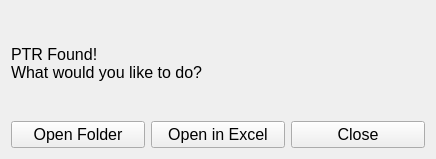
<?xml version="1.0" encoding="UTF-8"?>
<ui version="4.0">
 <class>SearchResults</class>
 <widget class="QWidget" name="SearchResults">
  <property name="geometry">
   <rect>
    <x>0</x>
    <y>0</y>
    <width>436</width>
    <height>159</height>
   </rect>
  </property>
  <property name="windowTitle">
   <string>Form</string>
  </property>
  <layout class="QGridLayout" name="gridLayout">
   <item row="0" column="0">
    <layout class="QVBoxLayout" name="verticalLayout">
     <item>
      <widget class="QLabel" name="ptrLabel">
       <property name="font">
        <font>
         <pointsize>12</pointsize>
        </font>
       </property>
       <property name="text">
        <string>PTR Found!
What would you like to do?</string>
       </property>
      </widget>
     </item>
     <item>
      <layout class="QHBoxLayout" name="horizontalLayout">
       <item>
        <widget class="QPushButton" name="folderButton">
         <property name="font">
          <font>
           <pointsize>12</pointsize>
          </font>
         </property>
         <property name="text">
          <string>Open Folder</string>
         </property>
        </widget>
       </item>
       <item>
        <widget class="QPushButton" name="excelButton">
         <property name="font">
          <font>
           <pointsize>12</pointsize>
          </font>
         </property>
         <property name="text">
          <string>Open in Excel</string>
         </property>
        </widget>
       </item>
       <item>
        <widget class="QPushButton" name="closeButton">
         <property name="font">
          <font>
           <pointsize>12</pointsize>
          </font>
         </property>
         <property name="text">
          <string>Close</string>
         </property>
        </widget>
       </item>
      </layout>
     </item>
    </layout>
   </item>
  </layout>
 </widget>
 <resources/>
 <connections/>
</ui>
